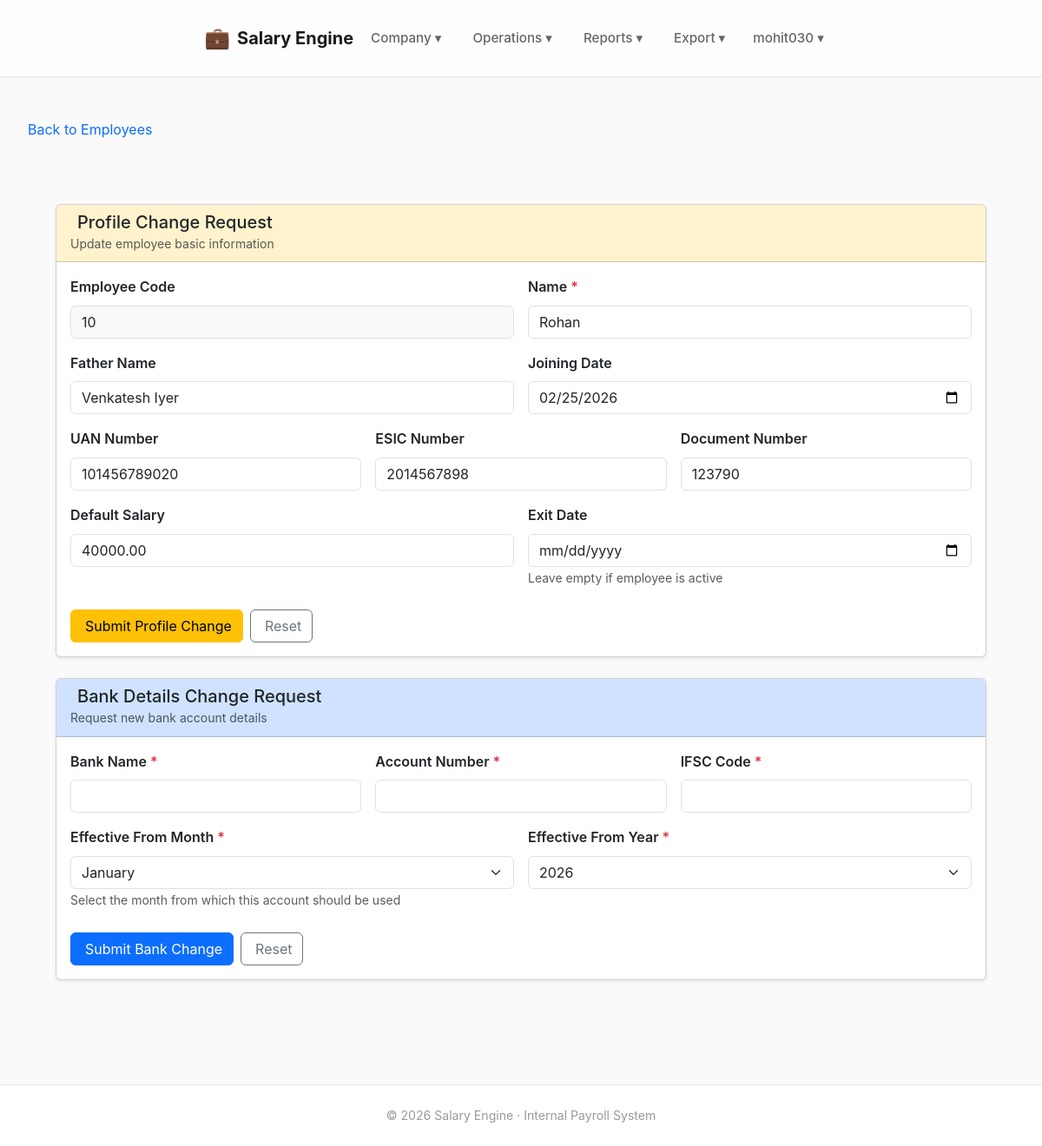
The page /employees/10/change/ (signed in) on the database as committed earlier.
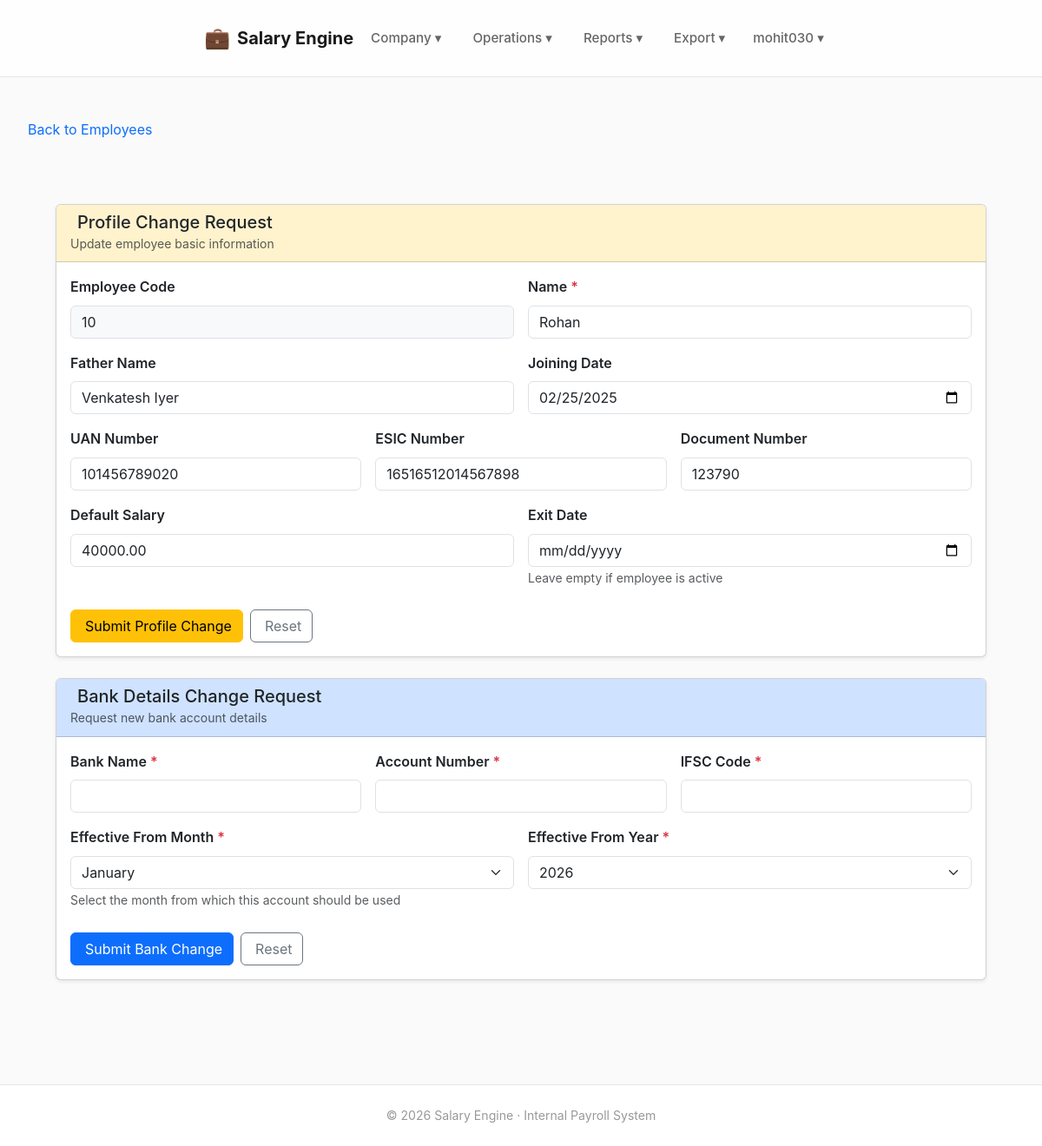
The same page on the database as committed later.
### employees/models.py (models this page shows, shortened)
class Employee(models.Model):
    company = models.ForeignKey(
        Company,
        on_delete=models.PROTECT,
        related_name="employees"
    )
    emp_code = models.CharField(max_length=50)
    name = models.CharField(max_length=200)
    father_name = models.CharField(max_length=200, blank=True)
    uan_number = models.CharField(max_length=20, unique=True, null=True, blank=True)
    esic_number = models.CharField(max_length=20, unique=True, null=True, blank=True)
    document_number = models.CharField(max_length=50, unique=True, null=True, blank=True)
    default_salary = models.DecimalField(max_digits=10, decimal_places=2, null=True, blank=True)
    joining_date = models.DateField()
    exit_date = models.DateField(null=True, blank=True)
    created_at = models.DateTimeField(auto_now_add=True)
    approved_by = models.ForeignKey(User, null=True, blank=True, on_delete=models.SET_NULL,
                                    related_name="approved_employees")
    class Meta:
        unique_together = ("company", "emp_code")
        ordering = ["emp_code"]

### employees/views.py (the view, shortened to what this page needs)
@login_required
def request_employee_change(request, employee_id):
    employee = get_object_or_404(Employee, id=employee_id)
    bank_form = BankChangeRequestForm()
    pending_profile = employee.change_requests.filter(status="PENDING")
    pending_bank = employee.bank_change_requests.filter(status="PENDING")
    context = {
        "employee": employee,
        "bank_form": bank_form,
        "pending_profile": pending_profile,
        "pending_bank": pending_bank,
    }
    return render(
        request,
        "employees/employee_change_request.html",
        context
    )

### dashboard/context_processors.py (called while the page is built)
def approval_badges(request):
    if not request.user.is_authenticated or not request.user.is_staff:
        return {}
    return {
        "approval_badges": {
            "employee_drafts": EmployeeDraft.objects.filter(status="PENDING").count(),
            "employee_changes": EmployeeChangeRequest.objects.filter(status="PENDING").count(),
            "bank_changes": BankChangeRequest.objects.filter(status="PENDING").count(),
        }
    }

### templates/employees/employee_change_request.html (shortened to what the changed rows need)
{% extends "base.html" %}
{% block content %}
<div class="container mt-4">
  <div class="card shadow-sm mb-4">
    <div class="card-body">
      <form method="post">
        <div class="row g-3">
          <div class="col-md-6">
            <label for="emp_code" class="form-label fw-semibold">Employee Code</label>
            <input type="text"
                   id="emp_code"
                   class="form-control bg-light"
                   name="emp_code"
                   value="{{ employee.emp_code }}"
                   readonly>
          </div>
          <div class="col-md-6">
            <label for="name" class="form-label fw-semibold">
              Name <span class="text-danger">*</span>
            </label>
            <input type="text"
                   id="name"
                   class="form-control"
                   name="name"
                   value="{{ employee.name }}"
                   required>
          </div>
          <div class="col-md-6">
            <label for="father_name" class="form-label fw-semibold">Father Name</label>
            <input type="text"
                   id="father_name"
                   class="form-control"
                   name="father_name"
                   value="{{ employee.father_name|default_if_none:'' }}">
          </div>
          <div class="col-md-6">
            <label for="joining_date" class="form-label fw-semibold">Joining Date</label>
            <input type="date"
                   id="joining_date"
                   class="form-control"
                   name="joining_date"
                   value="{% if employee.joining_date %}{{ employee.joining_date|date:'Y-m-d' }}{% endif %}">
          </div>
          <div class="col-md-4">
            <label for="uan_number" class="form-label fw-semibold">UAN Number</label>
            <input type="text"
                   id="uan_number"
                   class="form-control"
                   name="uan_number"
                   value="{{ employee.uan_number|default_if_none:'' }}"
                   maxlength="12"
                   pattern="\d{12}"
                   placeholder="12-digit UAN">
          </div>
          <div class="col-md-4">
            <label for="esic_number" class="form-label fw-semibold">ESIC Number</label>
            <input type="text"
                   id="esic_number"
                   class="form-control"
                   name="esic_number"
                   value="{{ employee.esic_number|default_if_none:'' }}"
                   maxlength="17"
                   pattern="\d{17}"
                   placeholder="17-digit ESIC">
          </div>
          <div class="col-md-4">
            <label for="document_number" class="form-label fw-semibold">Document Number</label>
            <input type="text"
                   id="document_number"
                   class="form-control"
                   name="document_number"
                   value="{{ employee.document_number|default_if_none:'' }}">
          </div>
          <div class="col-md-6">
            <label for="default_salary" class="form-label fw-semibold">Default Salary</label>
            <input type="number"
                   id="default_salary"
                   class="form-control"
                   name="default_salary"
                   value="{{ employee.default_salary|default_if_none:'' }}"
                   step="0.01"
                   min="0"
                   placeholder="0.00">
          </div>
          <div class="col-md-6">
            <label for="exit_date" class="form-label fw-semibold">Exit Date</label>
            <input type="date"
                   id="exit_date"
                   class="form-control"
                   name="exit_date"
                   value="{% if employee.exit_date %}{{ employee.exit_date|date:'Y-m-d' }}{% endif %}">
            <small class="form-text text-muted">Leave empty if employee is active</small>
          </div>
        </div>
      </form>
    </div>
  </div>
</div>
{% endblock %}

Rows that differ between the two databases and show on the page:
changed Employee "Rohan": joining_date "02/25/2026" → "02/25/2025"; esic_number "2014567898" → "16516512014567898"
